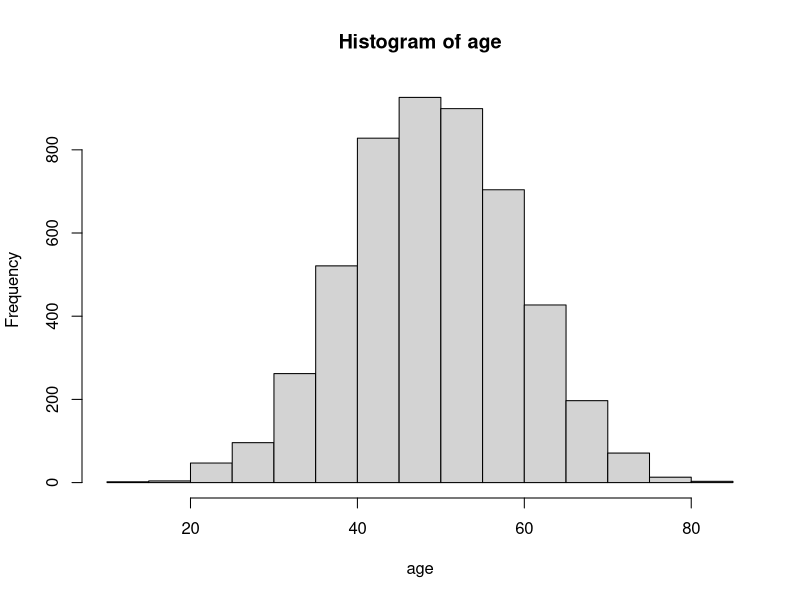
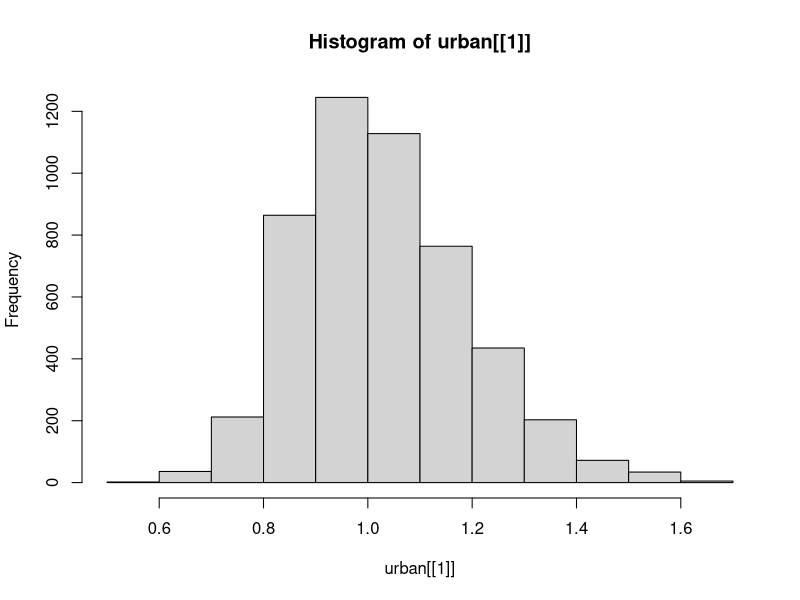
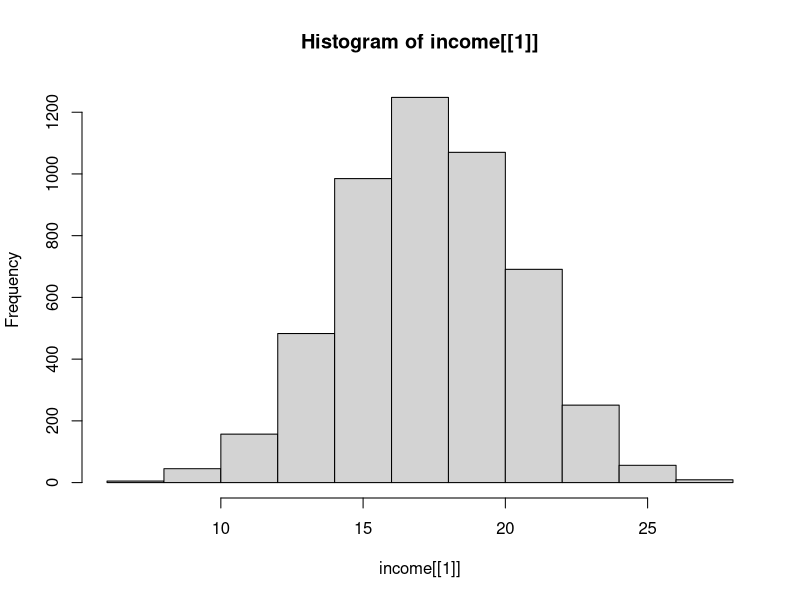
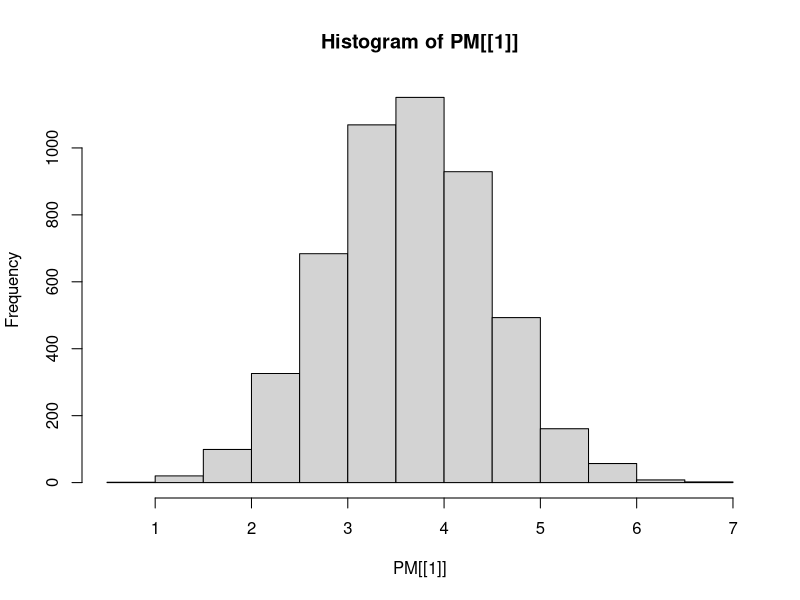
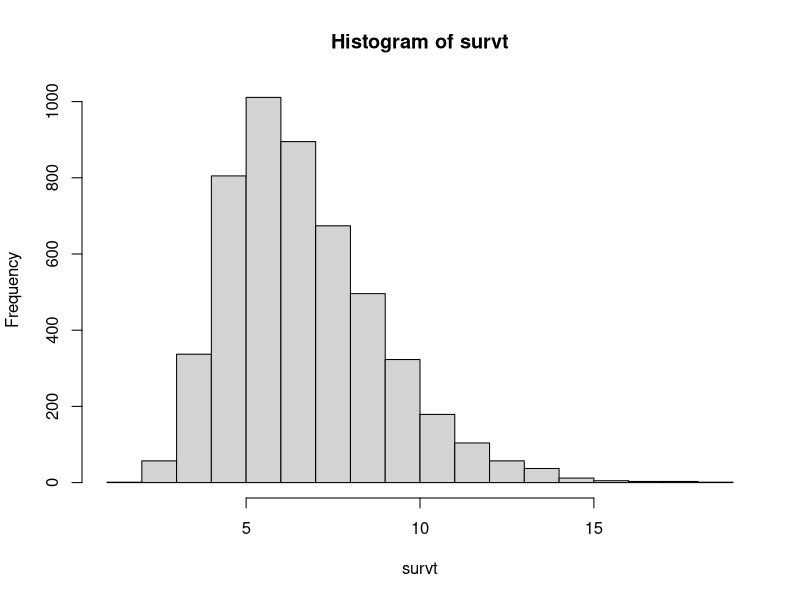
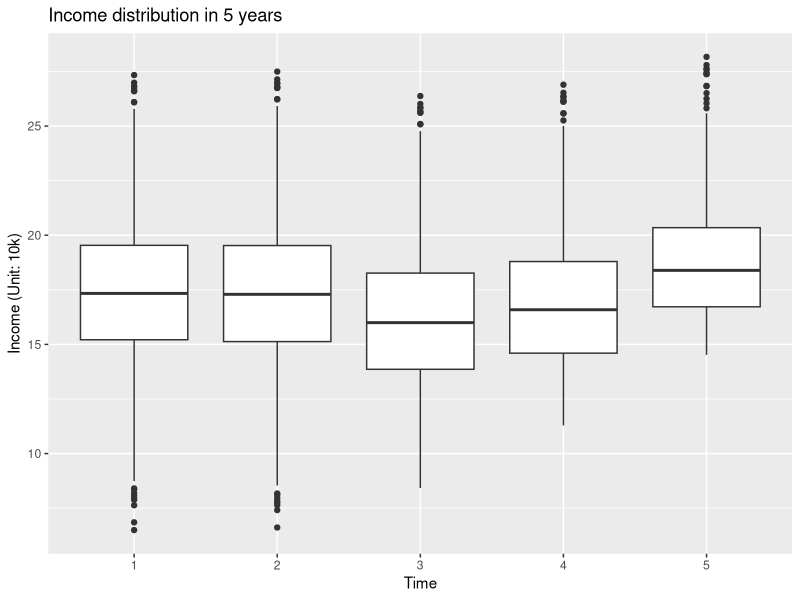
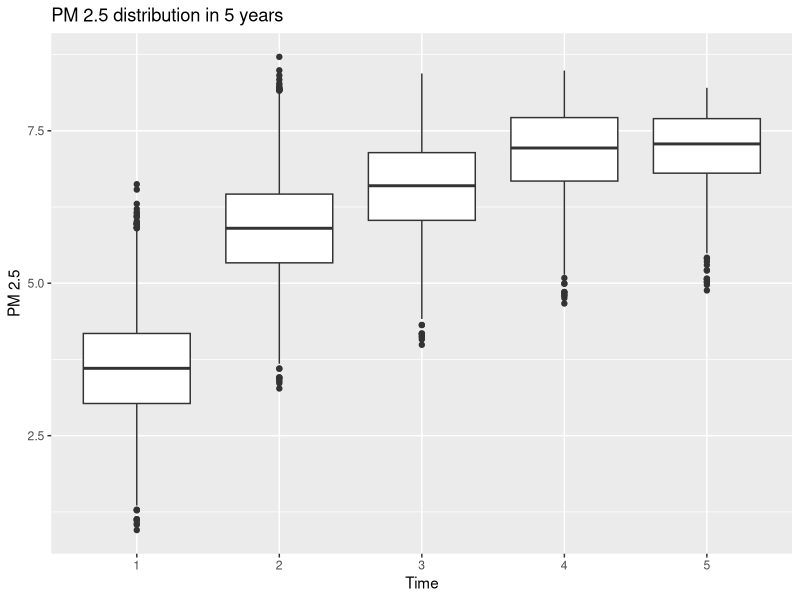

The R script that drew these images, in order: (Note: this script raises an error after producing the figures.)


library(locfit)
seed <- 3104
set.seed(seed)
N <- 5000

id <- c(1:N)
# Treatment: time-fixed
minority <- rbinom(N, 1, 0.1)

# Time-fixed baseline covariates
age <- floor(rnorm(N, 50, 10))
hist(age)
sex <- rbinom(N, 1, 0.5)
educ <- rbinom(N, 1, 0.7) # < high school = 0, >= high school = 1
BMI <- rnorm(N, 23, 2)

set.seed(3104)
# Time-varying covariate: unit = 10k
urban <- list()
urban[[1]] <- 0.3*minority + 0.01*age - 0.2*educ + rnorm(1, 0, 1)
hist(urban[[1]])


# Time-varying exposure: unit = 10k
income <- list()
income[[1]] <- 2 + 0.3*minority + 0.3*age + 0.1*sex + 0.05*BMI + 0.6*educ + 0.3*urban[[1]] + rnorm(1, 0, 1)
hist(income[[1]])

# Mediator: time-varying. mean ~ 8
PM <- list()
PM[[1]] <- 8 + 0.3*minority - 0.05*age + 0.1*educ - 0.1*income[[1]] - 0.2*urban[[1]] + rnorm(1, 0, 0.1)
hist(PM[[1]])
mean(PM[[1]])





# Generate subsequent PM and income
# assume T time points
T <- 5
for(i in 2:T){
  urban[[i]] <- 0.3*minority + 0.01*age - 0.2*educ + 0.2*urban[[i-1]]
  income[[i]] <- -0.1 + 1*income[[i-1]] - 0.1*PM[[i-1]] - 0.2*urban[[i]] + rnorm(1, 0, 2)
  PM[[i]] <- 5 - 0.1*income[[i]] + 0.6*PM[[i-1]] + rnorm(1, 0, 1)
}

urban_df <- do.call(cbind.data.frame, urban)
income_df <- do.call(cbind.data.frame, income)
PM_df <- do.call(cbind.data.frame, PM)

for(i in 1:T){
  colnames(urban_df)[i] <- paste0("urban_", i)
  colnames(income_df)[i] <- paste0("income_", i)
  colnames(PM_df)[i] <- paste0("PM_", i)
}

apply(urban_df, 2, range)
apply(income_df, 2, range)
apply(PM_df, 2, range)









# Generate survival time
set.seed(3104)
survt <- exp(2 - 0.4*rowMeans(PM_df, na.rm = T) + rnorm(1, 2, 0.5))
# survt <- exp(0 + 0.3*sqrt(rowMeans(income_df, na.rm = T)) 
             # - 0.3*rowMeans(PM_df, na.rm = T) + rnorm(1, 2, 0.5))
hist(survt)
range(survt)

# Event
cvd <- ifelse(survt < T, 1, 0)
mean(cvd)
# 0.24

# censor obs beyond survt
urban_df_copy <- urban_df
PM_df_copy <- PM_df
income_df_copy <- income_df


for(i in 1:N){
  for(j in 1:T){
    if(j >= ceiling(survt[i])){
      urban_df_copy[i, j:T] <- NA
      PM_df_copy[i, j:T] <- NA
      income_df_copy[i, j:T] <- NA
    }
  }
}

id <- 1:N

dat1 <- cbind.data.frame(id, 
                        minority, # treatment
                        cvd,
                        sex, age, educ, BMI, # time-fixed covariates
                        urban_df_copy, # time-varying covariayes
                        income_df_copy, # time-varying exposure
                        PM_df_copy, # time-varying mediator
                        survt # survival time
)

# censor at time point T
dat1$end <- ifelse(dat1$survt <= T, survt, T)
dat1$end.int <- floor(dat1$end)




# ============== Distribution plots ============== #
library(ggplot2)
# income vs. time
library(reshape)
pdf("prelim/PM_income.pdf", width = 5, height = 4)
dat1_in <- dat1[, 13:17]
dat1_in$id <- 1:N
dat1_in_melt <- melt(dat1_in, id.vars = "id", 
                     measure.vars = colnames(dat1_in)[1:T])

ggplot(data = dat1_in_melt, aes(x = variable, y = value)) +
  geom_boxplot() +
  scale_x_discrete(breaks = colnames(dat1_in)[1:T],
                   labels = 1:T) +
  xlab("Time") +
  ylab("Income (Unit: 10k)") +
  ggtitle("Income distribution in 5 years")



dat1_PM <- dat1[, 18:22]
dat1_PM$id <- 1:N
dat1_PM_melt <- melt(dat1_PM, id.vars = "id", 
                     measure.vars = colnames(dat1_PM)[1:T])

ggplot(data = dat1_PM_melt, aes(x = variable, y = value)) +
  geom_boxplot() +
  scale_x_discrete(breaks = colnames(dat1_PM)[1:T],
                   labels = 1:T) +
  xlab("Time") +
  ylab("PM 2.5") +
  ggtitle("PM 2.5 distribution in 5 years")
dev.off()



dat <- dat1

# ============== Crude analyses ============== #
### 1. Kaplan-Meier curve
library(survival)
survival <- Surv(dat$end, dat$cvd) # 0: censored
survival
# + sign = censored individual
survival1 <- survfit(survival ~ 1, data = dat)
survival1

library(survminer)
surv_treat <- survfit(survival ~ as.factor(minority), data = dat) 
ggsurvplot(surv_treat, 
           data = dat,
           # conf.int = TRUE,
           xlim = c(1, 5),
           break.time.by = 1,
           xlab = "Time") +
  ggtitle("Crude Kaplan-Meier survival estimates") 
ggsave("prelim/KM.pdf", height = 5, width = 5)
